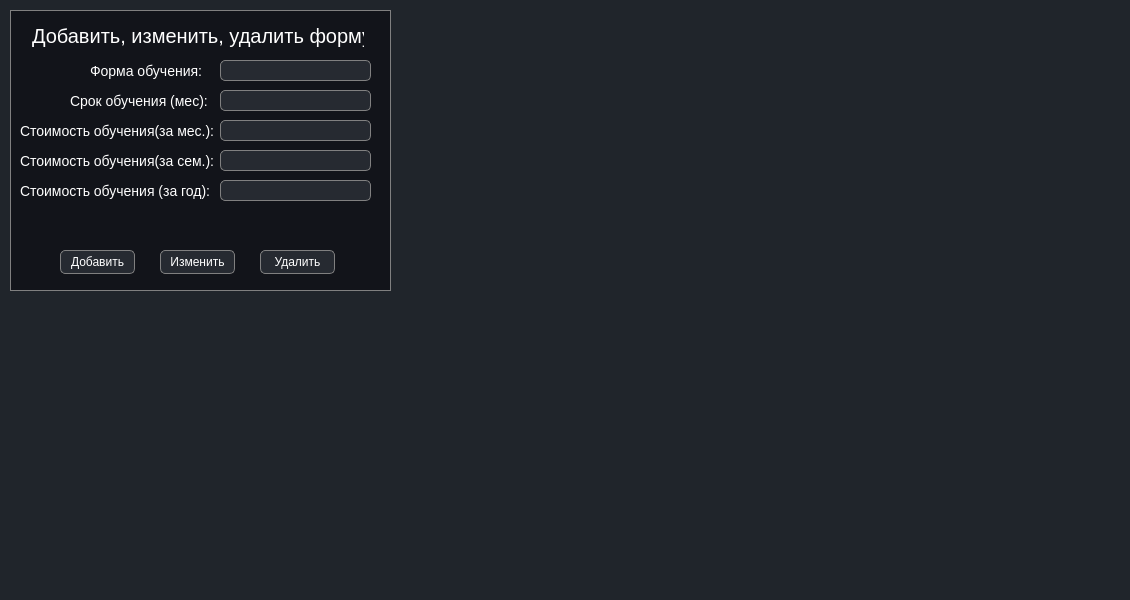
<?xml version="1.0" encoding="UTF-8"?>
<ui version="4.0">
 <class>FentomiApp</class>
 <widget class="QMainWindow" name="FentomiApp">
  <property name="geometry">
   <rect>
    <x>0</x>
    <y>0</y>
    <width>400</width>
    <height>300</height>
   </rect>
  </property>
  <property name="minimumSize">
   <size>
    <width>1130</width>
    <height>600</height>
   </size>
  </property>
  <property name="maximumSize">
   <size>
    <width>1130</width>
    <height>600</height>
   </size>
  </property>
  <property name="windowTitle">
   <string>MainWindow</string>
  </property>
  <property name="styleSheet">
   <string notr="true">background-color: rgb(32,37,43);</string>
  </property>
  <widget class="QWidget" name="centralwidget">
   <widget class="QLabel" name="label">
    <property name="geometry">
     <rect>
      <x>10</x>
      <y>10</y>
      <width>381</width>
      <height>281</height>
     </rect>
    </property>
    <property name="styleSheet">
     <string notr="true">background-color: rgba(14,15,20, 0.75);
border: 1px solid gray;</string>
    </property>
    <property name="text">
     <string/>
    </property>
   </widget>
   <widget class="QLabel" name="label_6">
    <property name="geometry">
     <rect>
      <x>-20</x>
      <y>150</y>
      <width>271</width>
      <height>21</height>
     </rect>
    </property>
    <property name="styleSheet">
     <string notr="true">background-color: none;
color: white;
margin: 0 auto;
font-size: 14px;</string>
    </property>
    <property name="text">
     <string>Стоимость обучения(за сем.):</string>
    </property>
   </widget>
   <widget class="QPushButton" name="pushButton_add">
    <property name="geometry">
     <rect>
      <x>60</x>
      <y>250</y>
      <width>75</width>
      <height>24</height>
     </rect>
    </property>
    <property name="styleSheet">
     <string notr="true">background-color: rgba(43,48,55, 0.8);
border: 1px solid gray;
border-radius: 5px;
color: white;</string>
    </property>
    <property name="text">
     <string>Добавить</string>
    </property>
   </widget>
   <widget class="QLabel" name="label_7">
    <property name="geometry">
     <rect>
      <x>-20</x>
      <y>180</y>
      <width>271</width>
      <height>21</height>
     </rect>
    </property>
    <property name="styleSheet">
     <string notr="true">background-color: none;
color: white;
margin: 0 auto;
font-size: 14px;</string>
    </property>
    <property name="text">
     <string>Стоимость обучения (за год):</string>
    </property>
   </widget>
   <widget class="QLabel" name="label_5">
    <property name="geometry">
     <rect>
      <x>-20</x>
      <y>120</y>
      <width>271</width>
      <height>21</height>
     </rect>
    </property>
    <property name="styleSheet">
     <string notr="true">background-color: none;
color: white;
margin: 0 auto;
font-size: 14px;</string>
    </property>
    <property name="text">
     <string>Стоимость обучения(за мес.):</string>
    </property>
   </widget>
   <widget class="QLabel" name="label_2">
    <property name="geometry">
     <rect>
      <x>-10</x>
      <y>20</y>
      <width>411</width>
      <height>31</height>
     </rect>
    </property>
    <property name="styleSheet">
     <string notr="true">background-color: none;
color: white;
margin: 0 auto;
font-size: 20px;</string>
    </property>
    <property name="text">
     <string>Добавить, изменить, удалить форму</string>
    </property>
   </widget>
   <widget class="QLineEdit" name="lineedit_learntype">
    <property name="geometry">
     <rect>
      <x>220</x>
      <y>60</y>
      <width>151</width>
      <height>21</height>
     </rect>
    </property>
    <property name="styleSheet">
     <string notr="true">background-color: rgba(43,48,55, 0.8);
border: 1px solid gray;
border-radius: 5px;
color: white;</string>
    </property>
   </widget>
   <widget class="QLineEdit" name="lineedit_learnprice_year">
    <property name="geometry">
     <rect>
      <x>220</x>
      <y>180</y>
      <width>151</width>
      <height>21</height>
     </rect>
    </property>
    <property name="styleSheet">
     <string notr="true">background-color: rgba(43,48,55, 0.8);
border: 1px solid gray;
border-radius: 5px;
color: white;</string>
    </property>
   </widget>
   <widget class="QLabel" name="label_3">
    <property name="geometry">
     <rect>
      <x>50</x>
      <y>60</y>
      <width>261</width>
      <height>21</height>
     </rect>
    </property>
    <property name="styleSheet">
     <string notr="true">background-color: none;
color: white;
margin: 0 auto;
font-size: 14px;</string>
    </property>
    <property name="text">
     <string>Форма обучения:</string>
    </property>
   </widget>
   <widget class="QPushButton" name="pushButton_delete">
    <property name="geometry">
     <rect>
      <x>260</x>
      <y>250</y>
      <width>75</width>
      <height>24</height>
     </rect>
    </property>
    <property name="styleSheet">
     <string notr="true">background-color: rgba(43,48,55, 0.8);
border: 1px solid gray;
border-radius: 5px;
color: white;</string>
    </property>
    <property name="text">
     <string>Удалить</string>
    </property>
   </widget>
   <widget class="QLineEdit" name="lineedit_learntime">
    <property name="geometry">
     <rect>
      <x>220</x>
      <y>90</y>
      <width>151</width>
      <height>21</height>
     </rect>
    </property>
    <property name="styleSheet">
     <string notr="true">background-color: rgba(43,48,55, 0.8);
border: 1px solid gray;
border-radius: 5px;
color: white;</string>
    </property>
   </widget>
   <widget class="QPushButton" name="pushButton_change">
    <property name="geometry">
     <rect>
      <x>160</x>
      <y>250</y>
      <width>75</width>
      <height>24</height>
     </rect>
    </property>
    <property name="styleSheet">
     <string notr="true">background-color: rgba(43,48,55, 0.8);
border: 1px solid gray;
border-radius: 5px;
color: white;</string>
    </property>
    <property name="text">
     <string>Изменить</string>
    </property>
   </widget>
   <widget class="QLineEdit" name="lineedit_learnprice_month">
    <property name="geometry">
     <rect>
      <x>220</x>
      <y>120</y>
      <width>151</width>
      <height>21</height>
     </rect>
    </property>
    <property name="styleSheet">
     <string notr="true">background-color: rgba(43,48,55, 0.8);
border: 1px solid gray;
border-radius: 5px;
color: white;</string>
    </property>
   </widget>
   <widget class="QLineEdit" name="lineedit_learntime_sem">
    <property name="geometry">
     <rect>
      <x>220</x>
      <y>150</y>
      <width>151</width>
      <height>21</height>
     </rect>
    </property>
    <property name="styleSheet">
     <string notr="true">background-color: rgba(43,48,55, 0.8);
border: 1px solid gray;
border-radius: 5px;
color: white;</string>
    </property>
   </widget>
   <widget class="QLabel" name="label_4">
    <property name="geometry">
     <rect>
      <x>30</x>
      <y>90</y>
      <width>261</width>
      <height>21</height>
     </rect>
    </property>
    <property name="styleSheet">
     <string notr="true">background-color: none;
color: white;
margin: 0 auto;
font-size: 14px;</string>
    </property>
    <property name="text">
     <string>Срок обучения (мес):</string>
    </property>
   </widget>
  </widget>
 </widget>
 <resources/>
 <connections/>
</ui>
